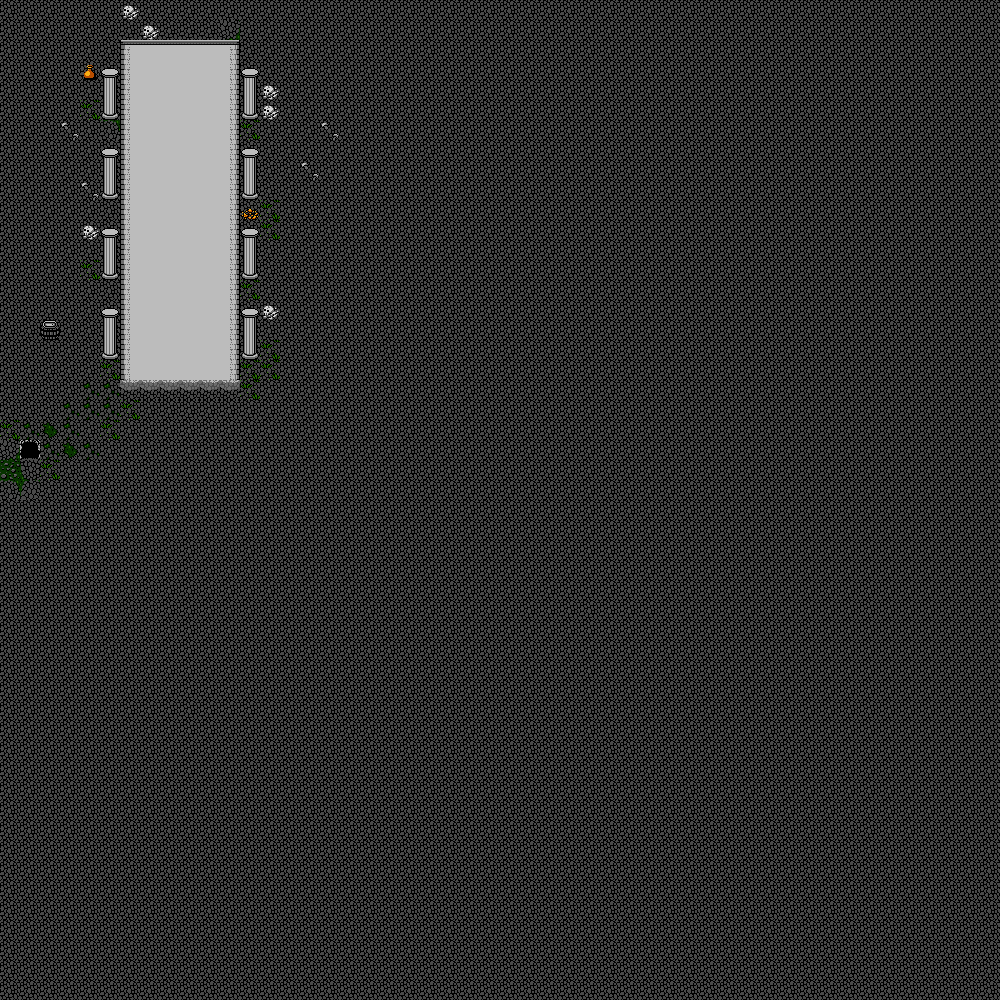

This is a level from a 2D game, rendered from its Tiled map with the project's own tilesets. A one-line summary and the map file follow, with tile-layer data summarised:
An orthogonal 50x50 tile map with 20x20 px tiles, 1 tile layer (Tile Layer 1).

<map version="1.10" tiledversion="1.11.0" orientation="orthogonal" renderorder="right-down" width="50" height="50" tilewidth="20" tileheight="20" infinite="0" nextlayerid="2" nextobjectid="1">
 <editorsettings>
  <export format="lua" />
 </editorsettings>
 <tileset firstgid="1" name="tileset" tilewidth="20" tileheight="20" tilecount="160" columns="16">
  <image source="tileset.bmp" width="320" height="200" />
 </tileset>
 <layer id="1" name="Tile Layer 1" width="50" height="50">
  <data>[2500 cells, 2500 non-empty, 25 distinct tile ids]</data>
 </layer>
</map>